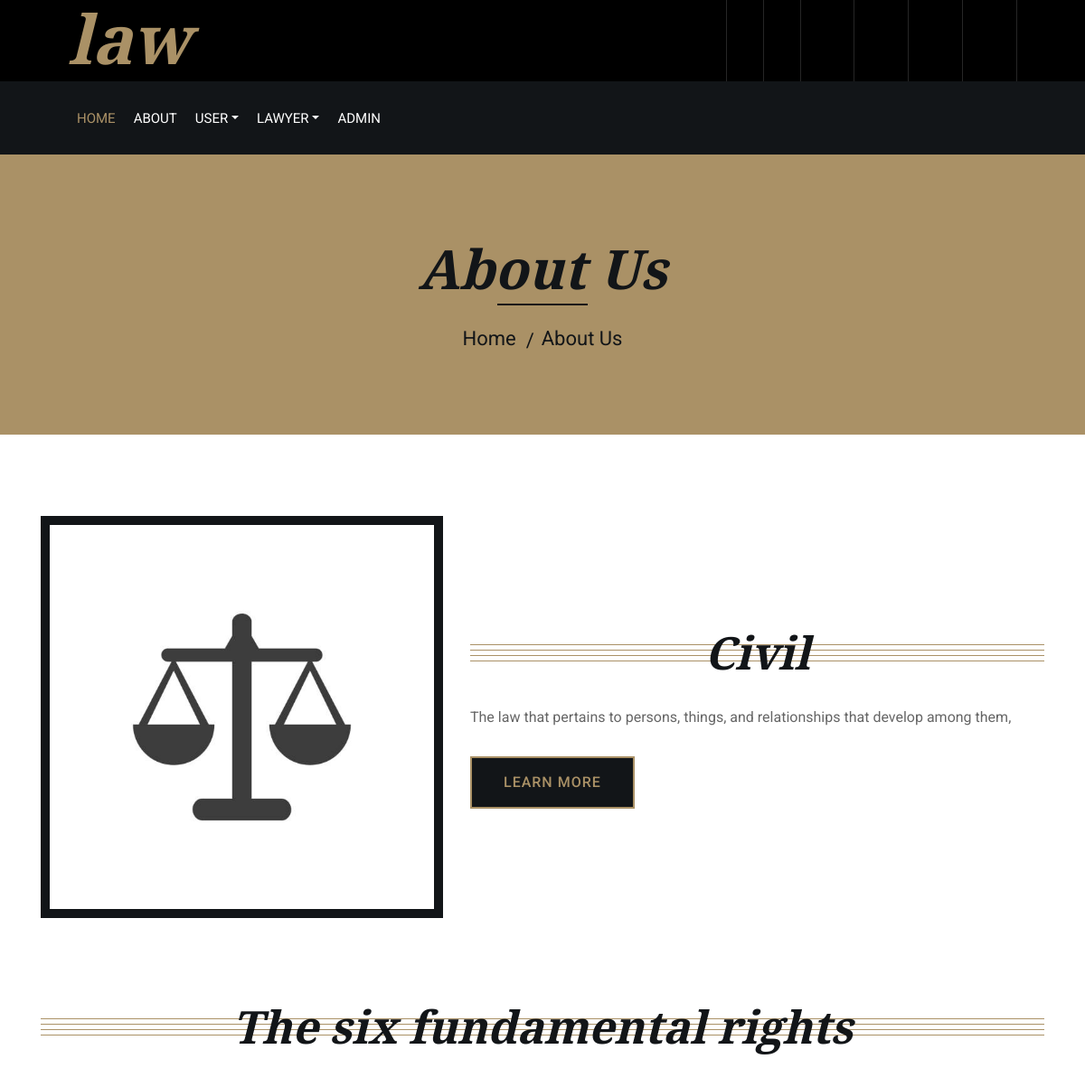
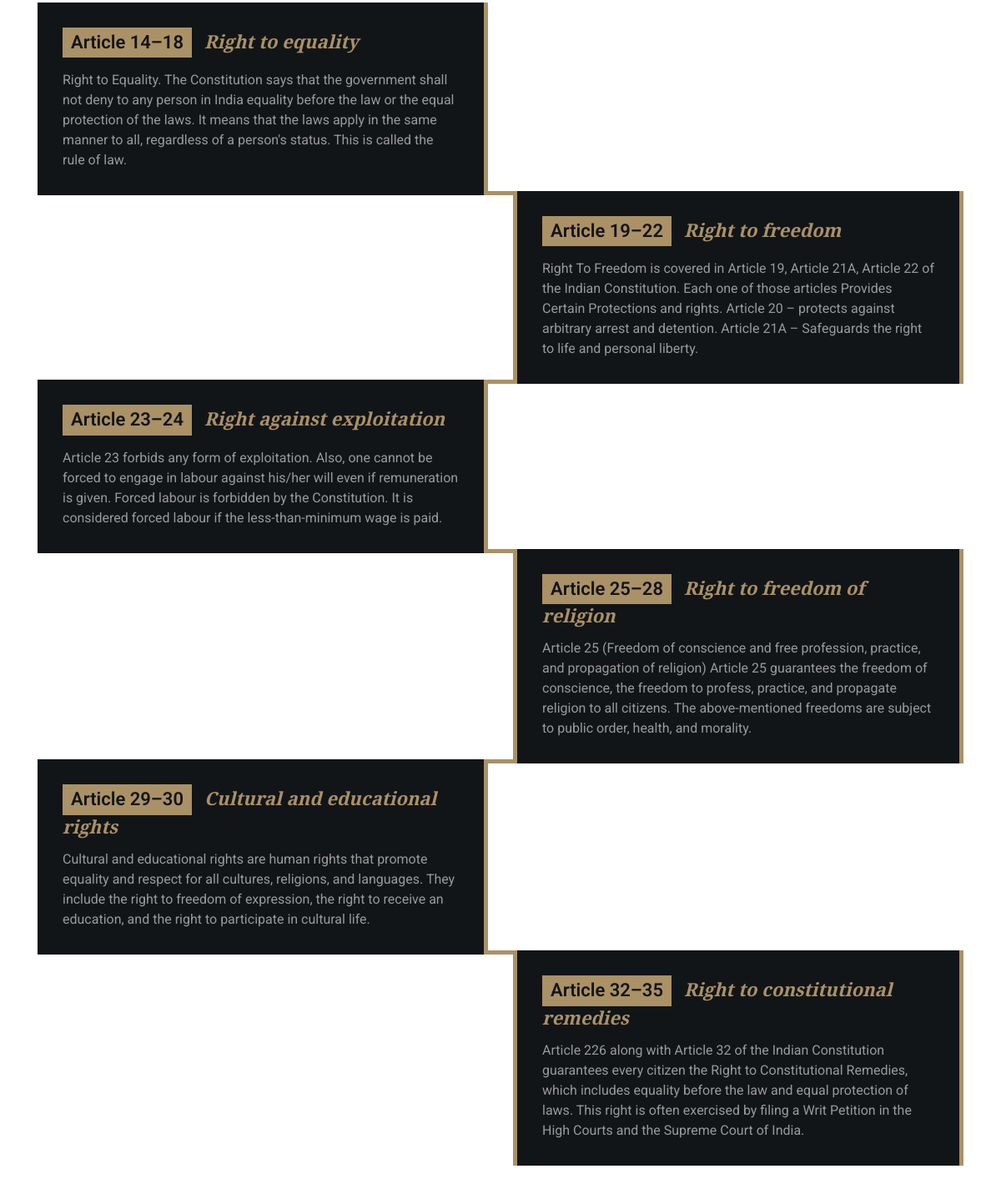
Page /Frontend/aboutpage/11/ on the committed database (2 pictures, top to bottom).
### backend/models.py (models this page shows)
class LegalDb(models.Model):
    LegalTypes = models.CharField(max_length=50, null=True, blank=True)
    Price = models.IntegerField(null=True, blank=True)
    Description = models.TextField(max_length=50, null=True, blank=True)
    Image = models.ImageField(upload_to="legalimages", null=True, blank=True)

### Frontend/views.py (the view)
# urls.py: path('aboutpage/<int:aboutid>/',views.aboutpage,name="aboutpage"),
def aboutpage(req,aboutid):
    about = LegalDb.objects.get(id=aboutid)
    return render(req,"About.html",{'about':about})

### Frontend/templates/About.html (shortened to what this page needs)
<!DOCTYPE html>
{% load static %}
<html lang="en">
    <head>
        <link href="https://stackpath.bootstrapcdn.com/bootstrap/4.4.1/css/bootstrap.min.css" rel="stylesheet">
        <link href="https://cdnjs.cloudflare.com/ajax/libs/font-awesome/5.10.0/css/all.min.css" rel="stylesheet">
        <link href="{% static 'mech/lib/animate/animate.min.css' %}" rel="stylesheet">
        <link href="{% static 'mech/lib/owlcarousel/assets/owl.carousel.min.css' %}" rel="stylesheet">
        <link href="{% static 'mech/css/style.css' %}" rel="stylesheet">
    </head>
    <body>
        <div class="wrapper">
            <div class="top-bar">
                <div class="container-fluid">
                    <div class="row">
                        <div class="col-lg-3">
                            <div class="logo">
                                <a href="index.html">
                                    <h1>law</h1>
                                </a>
                            </div>
                        </div>
                        <div class="col-lg-9">
                            <div class="top-bar-right">
                                <div class="text">
                                </div>
                                <div class="text">
                                </div>
                                <div class="social">
                                    <a href=""></a>
                                    <a href=""></a>
                                    <a href=""></a>
                                    <a href=""></a>
                                </div>
                            </div>
                        </div>
                    </div>
                </div>
            </div>
            <div class="nav-bar">
                <div class="container-fluid">
                    <nav class="navbar navbar-expand-lg bg-dark navbar-dark">
                        <div class="collapse navbar-collapse justify-content-between" id="navbarCollapse">
                            <div class="navbar-nav mr-auto">
                                <a href="{% url 'homepage' %}" class="nav-item nav-link active">Home</a>
                                <a href="{% url 'aboutus' %}" class="nav-item nav-link">About</a>
                                {% if request.session.username %}
    <div class="nav-item dropdown">
        <a href="#" class="nav-link dropdown-toggle" data-toggle="dropdown">User</a>
        <div class="dropdown-menu">
            <a href="{% url 'Userpage' %}" class="dropdown-item">User Reg/login</a>
        </div>
    </div>
{% else %}
    <div class="nav-item dropdown">
        <a href="#" class="nav-link dropdown-toggle" data-toggle="dropdown">User</a>
    </div>
    <div class="nav-item dropdown">
        <a href="#" class="nav-link dropdown-toggle" data-toggle="dropdown">Lawyer</a>
    </div>
{% endif %}
   {% if request.session.username %}
     <p></p>
     {% elif request.session.Username %}
     <p></p>
   {% else %}
<a href="{% url 'admin_log_page' %}" class="nav-item nav-link">Admin</a>
   {% endif %}
                        </div>
                    </nav>
                </div>
            </div>
            <div class="page-header">
                <div class="container">
                    <div class="row">
                        <div class="col-12">
                            <h2>About Us</h2>
                        </div>
                        <div class="col-12">
                            <a href="{% url 'homepage' %}">Home</a>
                            <a href="">About Us</a>
                        </div>
                    </div>
                </div>
            </div>
            <div class="about">
                <div class="container">
                    <div class="row align-items-center">
                        <div class="col-lg-5 col-md-6">
                            <div class="about-img">
                                <img src="{{about.Image.url}}" alt="Image">
                            </div>
                        </div>
                        <div class="col-lg-7 col-md-6">
                            <div class="section-header">
                                <h2>{{about.LegalTypes}}</h2>
                            </div>
                            <div class="about-text">
                                <p>
                                    {{about.Description}}
                                </p>
                                <a class="btn" href="">Learn More</a>
                            </div>
                        </div>
                    </div>
                </div>
            </div>
            <div class="timeline">
                <div class="container">
                    <div class="section-header">
                        <h2>The six fundamental rights</h2>
                    </div>
                    <div class="timeline-start">
                        <div class="timeline-container left">
                            <div class="timeline-content">
                                <h2><span> Article 14–18</span>Right to equality</h2>
                                <p>
                                    Right to Equality. The Constitution says that the government shall not deny to any person in India equality before the law or the equal protection of the laws. It means that the laws apply in the same manner to all, regardless of a person's status. This is called the rule of law.
                                </p>
                            </div>
                        </div>
                        <div class="timeline-container right">
                            <div class="timeline-content">
                                <h2><span>Article 19–22</span>Right to freedom</h2>
                                <p>
                                   Right To Freedom is covered in Article 19, Article 21A, Article 22 of the Indian Constitution. Each one of those articles Provides Certain Protections and rights. Article 20 – protects against arbitrary arrest and detention. Article 21A – Safeguards the right to life and personal liberty.
                                </p>
                            </div>
                        </div>
                        <div class="timeline-container left">
                            <div class="timeline-content">
                                <h2><span>Article 23–24</span>Right against exploitation</h2>
                                <p>
                                  Article 23 forbids any form of exploitation. Also, one cannot be forced to engage in labour against his/her will even if remuneration is given. Forced labour is forbidden by the Constitution. It is considered forced labour if the less-than-minimum wage is paid.
                                </p>
                            </div>
                        </div>
                        <div class="timeline-container right">
                            <div class="timeline-content">
                                <h2><span>Article 25–28</span>Right to freedom of religion</h2>
                                <p>
                                    Article 25 (Freedom of conscience and free profession, practice, and propagation of religion) Article 25 guarantees the freedom of conscience, the freedom to profess, practice, and propagate religion to all citizens. The above-mentioned freedoms are subject to public order, health, and morality.
                                </p>
                            </div>
                        </div>
                        <div class="timeline-container left">
                            <div class="timeline-content">
                                <h2><span>Article 29–30</span>Cultural and educational rights</h2>
                                <p>
                                    Cultural and educational rights are human rights that promote equality and respect for all cultures, religions, and languages. They include the right to freedom of expression, the right to receive an education, and the right to participate in cultural life.
                                </p>
                            </div>
                        </div>
                        <div class="timeline-container right">
                            <div class="timeline-content">
                                <h2><span>Article 32–35</span>Right to constitutional remedies</h2>
                                <p>
                                    Article 226 along with Article 32 of the Indian Constitution guarantees every citizen the Right to Constitutional Remedies, which includes equality before the law and equal protection of laws. This right is often exercised by filing a Writ Petition in the High Courts and the Supreme Court of India.
                                </p>
                            </div>
                        </div>
                    </div>
                </div>
            </div>
        </div>
    </body>
</html>

### rows in the picture
LegalDb: Image (picture), LegalTypes "Civil", Description "The law that pertains to persons, things, and relationships that develop among them,"
